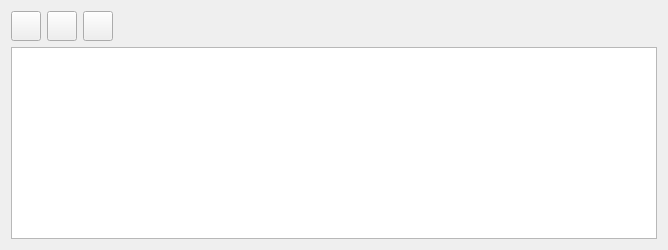
     <widget class="QWidget" name="tab_3">
      <attribute name="title">
       <string>Access</string>
      </attribute>
      <layout class="QVBoxLayout" name="verticalLayout_4">
       <item>
        <widget class="QWidget" name="widget_5" native="true">
         <layout class="QHBoxLayout" name="horizontalLayout_4">
          <property name="leftMargin">
           <number>0</number>
          </property>
          <property name="topMargin">
           <number>0</number>
          </property>
          <property name="rightMargin">
           <number>0</number>
          </property>
          <property name="bottomMargin">
           <number>0</number>
          </property>
          <item>
           <widget class="QPushButton" name="btnSaveAccess">
            <property name="minimumSize">
             <size>
              <width>30</width>
              <height>30</height>
             </size>
            </property>
            <property name="maximumSize">
             <size>
              <width>30</width>
              <height>30</height>
             </size>
            </property>
            <property name="text">
             <string/>
            </property>
            <property name="icon">
             <iconset resource="res.qrc">
              <normaloff>:/images/save.png</normaloff>:/images/save.png</iconset>
            </property>
           </widget>
          </item>
          <item>
           <widget class="QPushButton" name="btnRefresh">
            <property name="minimumSize">
             <size>
              <width>30</width>
              <height>30</height>
             </size>
            </property>
            <property name="maximumSize">
             <size>
              <width>30</width>
              <height>30</height>
             </size>
            </property>
            <property name="text">
             <string/>
            </property>
            <property name="icon">
             <iconset resource="res.qrc">
              <normaloff>:/images/refresh.png</normaloff>:/images/refresh.png</iconset>
            </property>
           </widget>
          </item>
          <item>
           <widget class="QPushButton" name="btnRemoveStation">
            <property name="minimumSize">
             <size>
              <width>30</width>
              <height>30</height>
             </size>
            </property>
            <property name="maximumSize">
             <size>
              <width>28</width>
              <height>30</height>
             </size>
            </property>
            <property name="text">
             <string/>
            </property>
            <property name="icon">
             <iconset resource="res.qrc">
              <normaloff>:/images/garbage.png</normaloff>:/images/garbage.png</iconset>
            </property>
            <property name="iconSize">
             <size>
              <width>16</width>
              <height>16</height>
             </size>
            </property>
           </widget>
          </item>
          <item>
           <spacer name="horizontalSpacer_5">
            <property name="orientation">
             <enum>Qt::Horizontal</enum>
            </property>
            <property name="sizeHint" stdset="0">
             <size>
              <width>544</width>
              <height>20</height>
             </size>
            </property>
           </spacer>
          </item>
         </layout>
        </widget>
       </item>
       <item>
        <widget class="EQTableWidget" name="tblAccess">
         <property name="editTriggers">
          <set>QAbstractItemView::NoEditTriggers</set>
         </property>
         <property name="selectionMode">
          <enum>QAbstractItemView::SingleSelection</enum>
         </property>
         <property name="selectionBehavior">
          <enum>QAbstractItemView::SelectRows</enum>
         </property>
        </widget>
       </item>
      </layout>
     </widget>
